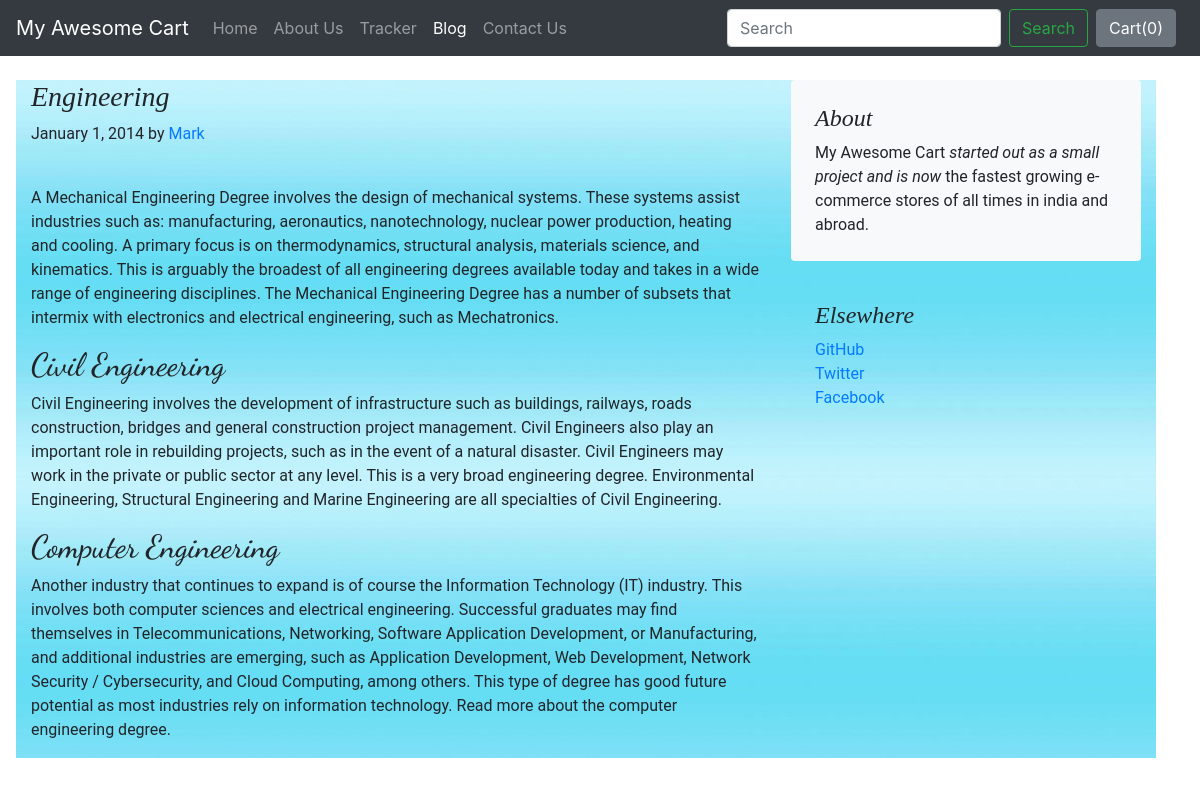
Screenshot of /blog/blogpost/5 with the database file from the repository.
### blog/models.py (models this page shows)
class Blogpost(models.Model):
    post_id = models.AutoField(primary_key=True)
    title = models.CharField(max_length=50)
    head0 = models.CharField(max_length=500, default="")
    chead0 = models.CharField(max_length=5000, default="")
    head1 = models.CharField(max_length=500, default="")
    chead1 = models.CharField(max_length=5000, default="")
    head2 = models.CharField(max_length=500, default="")
    chead2 = models.CharField(max_length=5000, default="")
    pub_date = models.DateField()
    thumbnail = models.ImageField(upload_to='shop/images', default="")
    def __str__(self):
        return self.title

### blog/views.py (the view)
# urls.py: path("blogpost/<int:id>", views.blogpost, name="blogHome")
def blogpost(request, id):
    post = Blogpost.objects.filter(post_id = id)[0]
    print(post)
    return render(request, 'blog/blogpost.html',
                  {'post':post})

### blog/templates/blog/blogpost.html (shortened to what this page needs)
{% extends 'blog/basic.html' %}
{% block body %}
<div class="container mx-3">
    <div class="row mt-4">
        <div class="col-md-8 blog-main">
            <h3 class="font-italic">
                {{post.title}}
            </h3>
            <div class="blog-post">
                <p class="blog-post-meta">January 1, 2014 by <a href="#">Mark</a></p>
                <div class="fb-like" data-href="http://127.0.0.1:8000/blog/blogpost/{{post.post_id}}" data-layout="standard" data-action="like" data-size="large" data-show-faces="false" data-share="true"></div><br>
                <p>{{post.chead0}}</p>
                <h2>{{post.head1}}</h2>
                <p>{{post.chead1}}</p>
                <h2>{{post.head2}}</h2>
                <p>{{post.chead2}}</p>
            </div>
        </div>
        <aside class="col-md-4 blog-sidebar">
            <div class="p-4 mb-3 bg-light rounded">
                <h4 class="font-italic">About</h4>
                <p class="mb-0">My Awesome Cart <em>started out as a small project and is now</em> the fastest growing e-commerce stores of all times in india and abroad.</p>
            </div>
            <div class="p-4">
                <h4 class="font-italic">Elsewhere</h4>
                <ol class="list-unstyled">
                    <li><a href="#">GitHub</a></li>
                    <li><a href="#">Twitter</a></li>
                    <li><a href="#">Facebook</a></li>
                </ol>
            </div>
        </aside>
    </div>
</div>
{% endblock %}

### rows the page displays
Blogpost: title "Engineering", chead0 "A Mechanical Engineering Degree involves the design of mechanical systems. These systems assist industries such as: manufacturing, aeronautics, nanotechnology, nuclear power production, heating and cooling. A primary focus is on thermodynamics, structural analysis, materials science, and kinematics. This is arguably the broadest of all engineering degrees available today and takes in a wide range of engineering disciplines. The Mechanical Engineering Degree has a number of subsets that intermix with electronics and electrical engineering, such as Mechatronics.", head1 "Civil Engineering", chead1 "Civil Engineering involves the development of infrastructure such as buildings, railways, roads construction, bridges and general construction project management. Civil Engineers also play an important role in rebuilding projects, such as in the event of a natural disaster. Civil Engineers may work in the private or public sector at any level. This is a very broad engineering degree. Environmental Engineering, Structural Engineering and Marine Engineering are all specialties of Civil Engineering.", head2 "Computer Engineering", chead2 "Another industry that continues to expand is of course the Information Technology (IT) industry. This involves both computer sciences and electrical engineering. Successful graduates may find themselves in Telecommunications, Networking, Software Application Development, or Manufacturing, and additional industries are emerging, such as Application Development, Web Development, Network Security / Cybersecurity, and Cloud Computing, among others. This type of degree has good future potential as most industries rely on information technology. Read more about the computer engineering degree."
